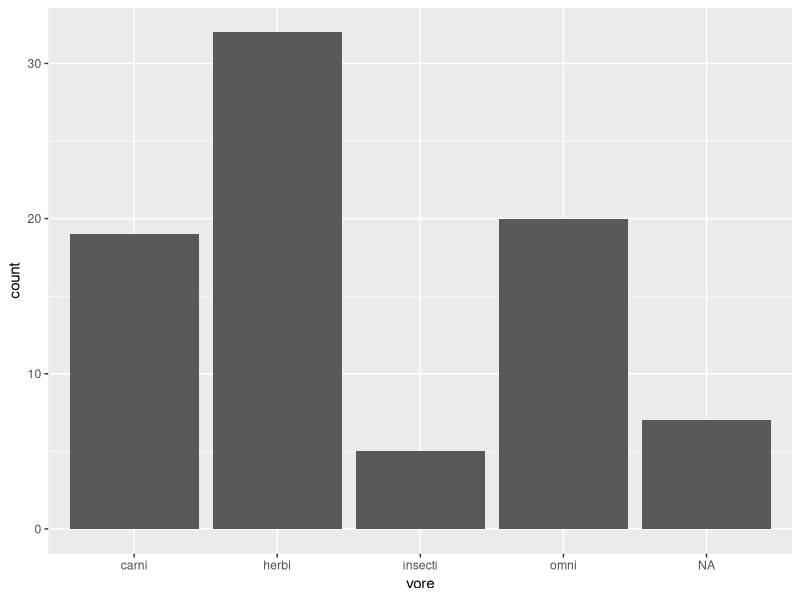
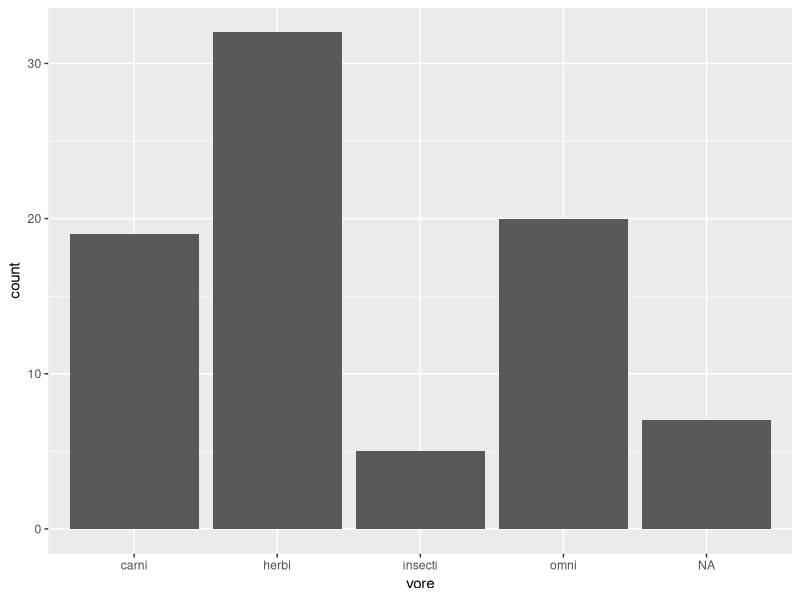
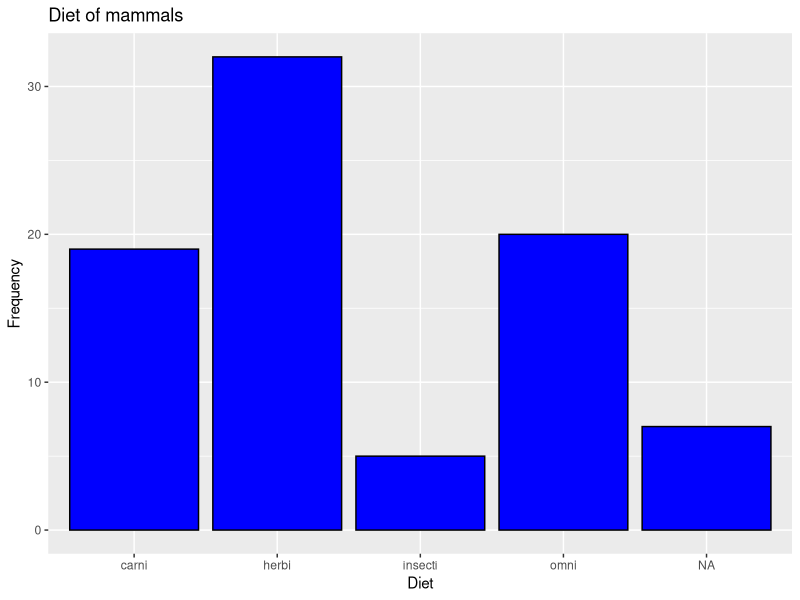
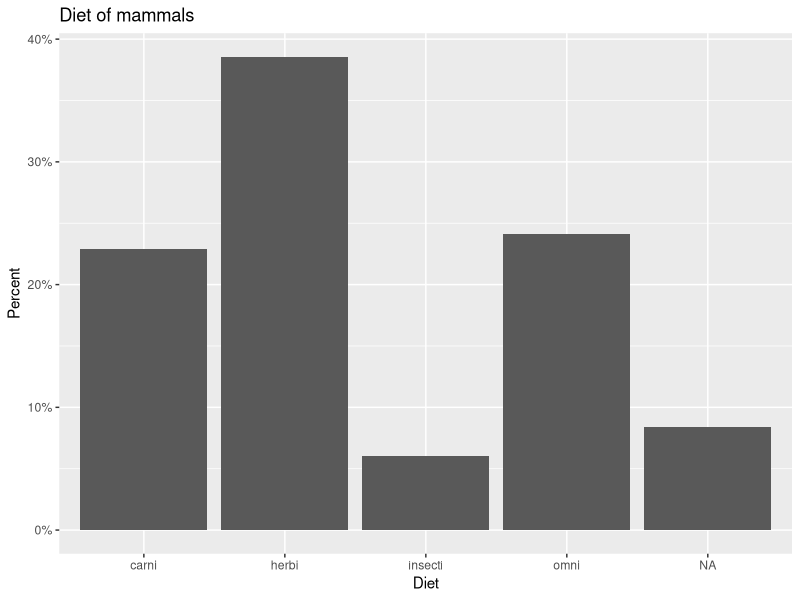
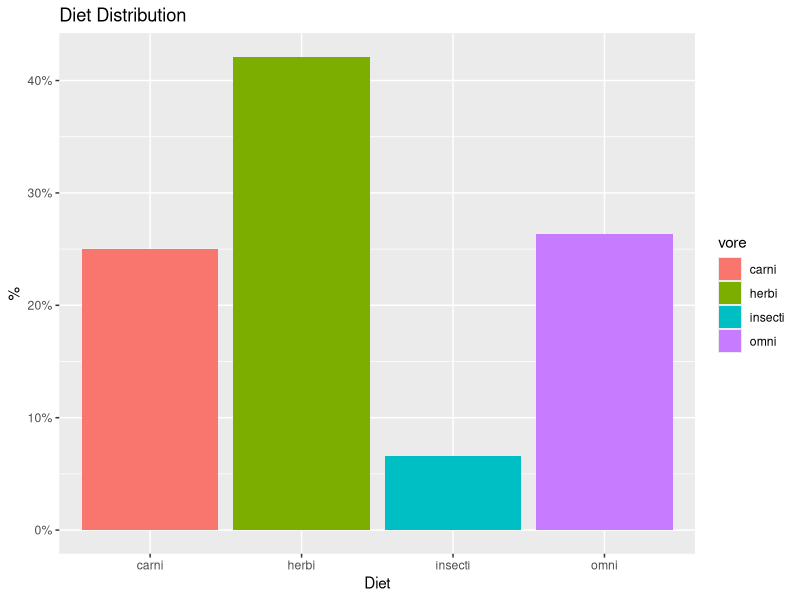
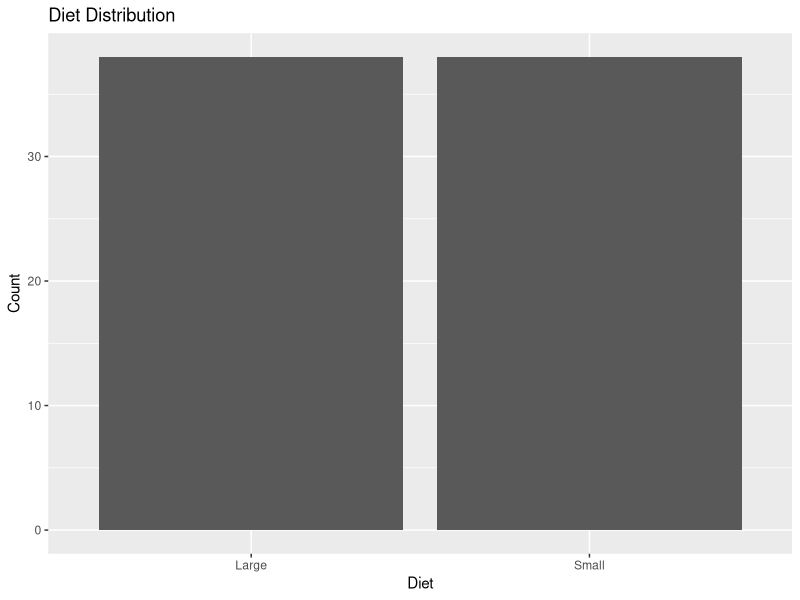
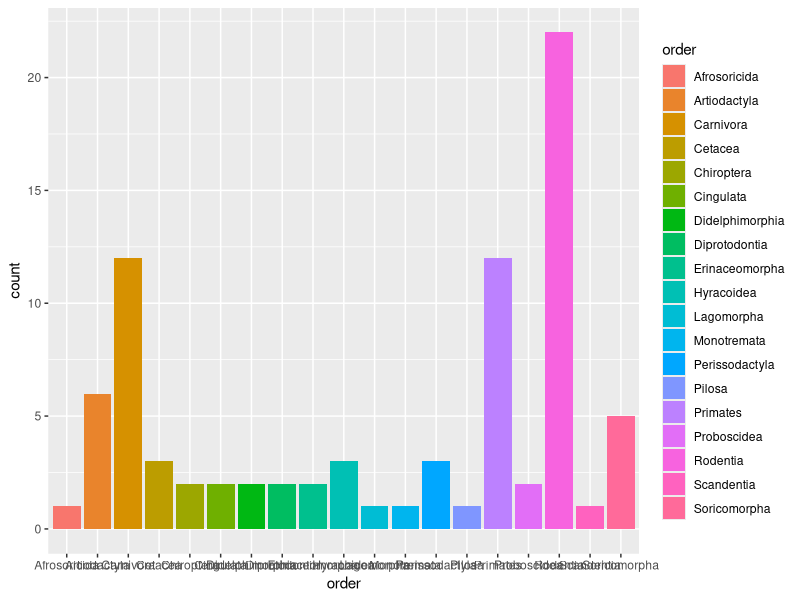
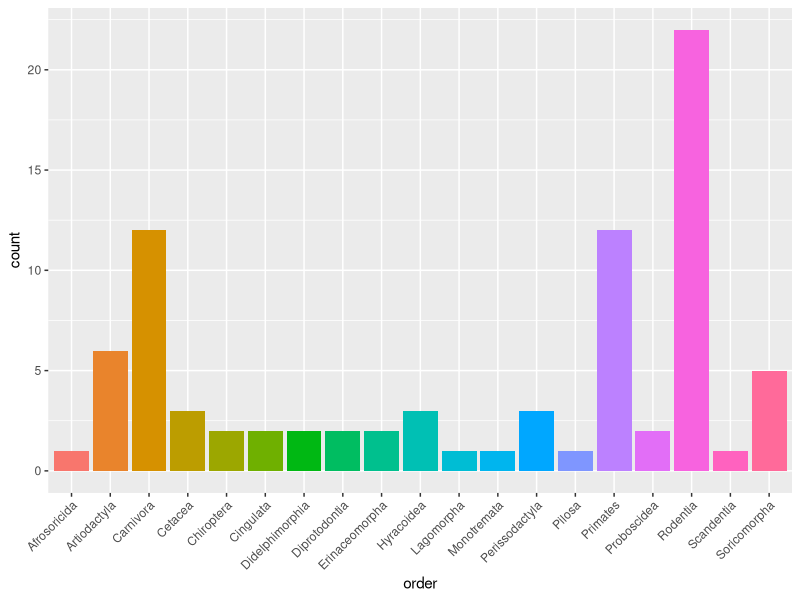

R code for these plots, in order:
## ---- chunk 1
# The following code is a basic setup of options for your document
# You won't have to edit it (unless you want to!)
knitr::opts_chunk$set(echo = TRUE, eval = TRUE,  
                      warning = FALSE, message = FALSE, 
                      fig.align = "center",
                      R.options = list(max.print=100))

# Edit the file starting below
## ---- chunk 2
# Load a package
library(ggplot2)
## ---- chunk 3
# Take a look at the dataset
head(msleep)

# More information about the observations, variables, ...
str(msleep)

# Let's save msleep as a data frame in our environment
msleep <- as.data.frame(msleep)
## ---- chunk 4
# Define the graph with ggplot and basic aesthetics
ggplot(data = msleep, aes(x = vore)) +
  geom_bar() # Use geom_bar()
## ---- chunk 5
ggplot(msleep, aes(x = vore)) +
  stat_count(geom = "bar") # specify the type of object within the stat_ function
## ---- chunk 6
ggplot(data = msleep, aes(x = vore)) +
  geom_bar(fill = "blue", color = "black") + # what does fill do compared to color?
  labs(title = "Diet of mammals",
       x = "Diet", y = "Frequency") # add labels
## ---- chunk 7
ggplot(msleep, aes(x = vore)) +
  geom_bar(aes(y = after_stat(count/sum(count)))) + # the y-axis represents a ratio
  scale_y_continuous(labels = scales::percent) + # use a scale to display percentage
  labs(title = "Diet of mammals",
       x = "Diet", y = "Percent") # adjust labels
## ---- chunk 8
# Find frequencies
freq <- table(msleep$vore)
freq 

# Find proportions (from frequency table)
prop.table(freq)
## ---- chunk 9
# Create a new dataset which excludes rows where vore is NA
msleep_nm <- msleep[!is.na(msleep$vore), ] 
msleep_nm
# only select rows with non-missing values: ! and is.na() function 
## ---- chunk 10
# Write code here
ggplot(data = msleep_nm, aes(x = vore, fill = vore)) +
  geom_bar(aes(y = after_stat(count/sum(count)))) + # the y-axis represents a ratio
  scale_y_continuous(labels = scales::percent) +
  labs(title = "Diet Distribution", x = "Diet", y = "%")
## ---- chunk 11
# Create a new variable with ifelse(condition, if_true, if_false)
msleep_nm$size <- ifelse(msleep_nm$bodywt < median(msleep_nm$bodywt), "Small", "Large")

head(msleep_nm)
## ---- chunk 12
# Write code here
ggplot(data = msleep_nm, aes(x = size)) +
  geom_bar() +
  labs(title = "Diet Distribution", x = "Diet", y = "Count")
sum(msleep_nm$size == "Small")
## ---- chunk 13
# Many categories for order
ggplot(msleep, aes(x = order, fill = order)) +
  geom_bar()
## ---- chunk 14
# Solution 1 : Angle the axis labels within the theme
ggplot(msleep, aes(x = order, fill = order)) +
  geom_bar() + 
  theme(
    # Angle the x-axis label to 45 degrees 
    axis.text.x = element_text(angle = 45, hjust = 1),
    legend.position = "none") # remove the legend
## ---- chunk 15
# Solution 2 : Flip the orientation of the bars
ggplot(msleep, aes(y = order, fill = order)) + # switch x and y
  geom_bar() + 
  theme(legend.position = "none") # remove the legend
## ---- chunk 16
# How many categories for conservation?
table(msleep$conservation)
## ---- chunk 17
# Write code here
msleep$recoded_conservation <- ifelse(!is.na(msleep$conservation), 
                                      ifelse(msleep$conservation %in% c("en", "vu"), "Threatened", "Lower Risk"), 
                                      NA)

#another way: get rid of NA values
msleep_nmc <- msleep[!is.na(msleep$conservation), ]
msleep_nmc$recoded_conservation <- ifelse(msleep_nmc$conservation %in% c("en", "vu"), "Threatened", "Lower Risk")

ggplot(data = msleep_nmc, aes(x = msleep_nmc$recoded_conservation)) +
  geom_bar(aes(y = after_stat(count/sum(count)))) + # the y-axis represents a ratio
  scale_y_continuous(labels = scales::percent) +
  labs(x = "Conservation", y = "Percent")
## ---- chunk 18
ggplot(msleep, aes(x = sleep_total)) +
  geom_histogram()
## ---- chunk 19
ggplot(msleep, aes(x = sleep_total)) +
  geom_histogram(bins = 20) # adjust the number of bins
## ---- chunk 20
ggplot(msleep, aes(x = sleep_total)) +
  geom_histogram(binwidth = 5)  # adjust the bin width
## ---- chunk 21
ggplot(msleep, aes(x = sleep_total)) +
  geom_histogram(binwidth = 5, center = 2.5) + # adjust the center of the first bin
  scale_x_continuous(breaks = seq(0,25,5), # adjust the tick marks of the x-axis
                     limits = c(0,25)) # adjust the min/max tick marks of the x-axis
## ---- chunk 22
# Find max to determine x scale max
max(msleep$sleep_total)

ggplot(msleep, aes(x = sleep_total)) +
  geom_histogram(binwidth = 2, center = 1, fill = "blue", color = "orange", 
                 aes(y = after_stat(count/sum(count)))) + # adjust the center of the first bin
  scale_x_continuous(breaks = seq(0,20,2), # adjust the tick marks of the x-axis
                     limits = c(0,20)) + 
  scale_y_continuous(labels = scales::percent)

## ---- chunk 23
ggplot(msleep, aes(x = sleep_total)) +
  geom_density(fill = "red")  # use the density geom
## ---- chunk 24
ggplot(msleep, aes(y = sleep_total)) + # we switched to the y-var
  geom_boxplot() # use geom boxplot
## ---- chunk 25
ggplot(msleep, aes(y = sleep_total)) +
  geom_boxplot() + 
  scale_x_discrete( ) # mute the x scale
## ---- chunk 26
ggplot(msleep, aes(y = sleep_total)) +
  geom_boxplot() + 
  scale_x_discrete( ) + # mute the x scale
  ylim(0,20)
## ---- chunk 27
# Write code here
ggplot(data = msleep, aes(y = bodywt)) +
  geom_boxplot()
## ---- chunk 28
# Visualize sleep_total
ggplot(msleep, aes(x = sleep_total)) +
  geom_histogram(binwidth = 2, center = 1, 
                 fill = "orange", color = "blue") +
  scale_x_continuous(breaks = seq(0,24,2), limits = c(0,24)) + 
  labs(title = "Distribution of total amount of sleep for 83 mammals")

# Summary statistics of sleep_total
summary(msleep$sleep_total)
sd(msleep$sleep_total, na.rm = TRUE) # standard deviation is not included in summary()
IQR(msleep$sleep_total, na.rm = TRUE) # IQR is not included in summary(). Note: IQR = Q3 - Q1
## ---- chunk 29
# Write code here
ggplot(msleep, aes(x = sleep_rem)) +
  geom_histogram(binwidth = 1, center = 0.5, 
                 fill = "orange", color = "blue") +
  scale_x_continuous(breaks = seq(0,8,1), limits = c(0,8)) + 
  labs(title = "Distribution of total amount of sleep for 83 mammals")

summary(msleep$sleep_rem)
sd(msleep$sleep_rem, na.rm = TRUE)
IQR(msleep$sleep_rem, na.rm = TRUE)
## ---- chunk 30
# Visualize bodywt
ggplot(msleep, aes(x = bodywt)) +
  geom_histogram(binwidth = 100, center = 50, 
                 fill = "blue", color = "orange") +
  scale_x_continuous(breaks = seq(0,7000,500)) + 
  labs(title = "Distribution of body weight (kg) for 83 mammals")

# Summary statistics of sleep_total
summary(msleep$bodywt)
sd(msleep$bodywt, na.rm = FALSE)
IQR(msleep$bodywt, na.rm = FALSE)
